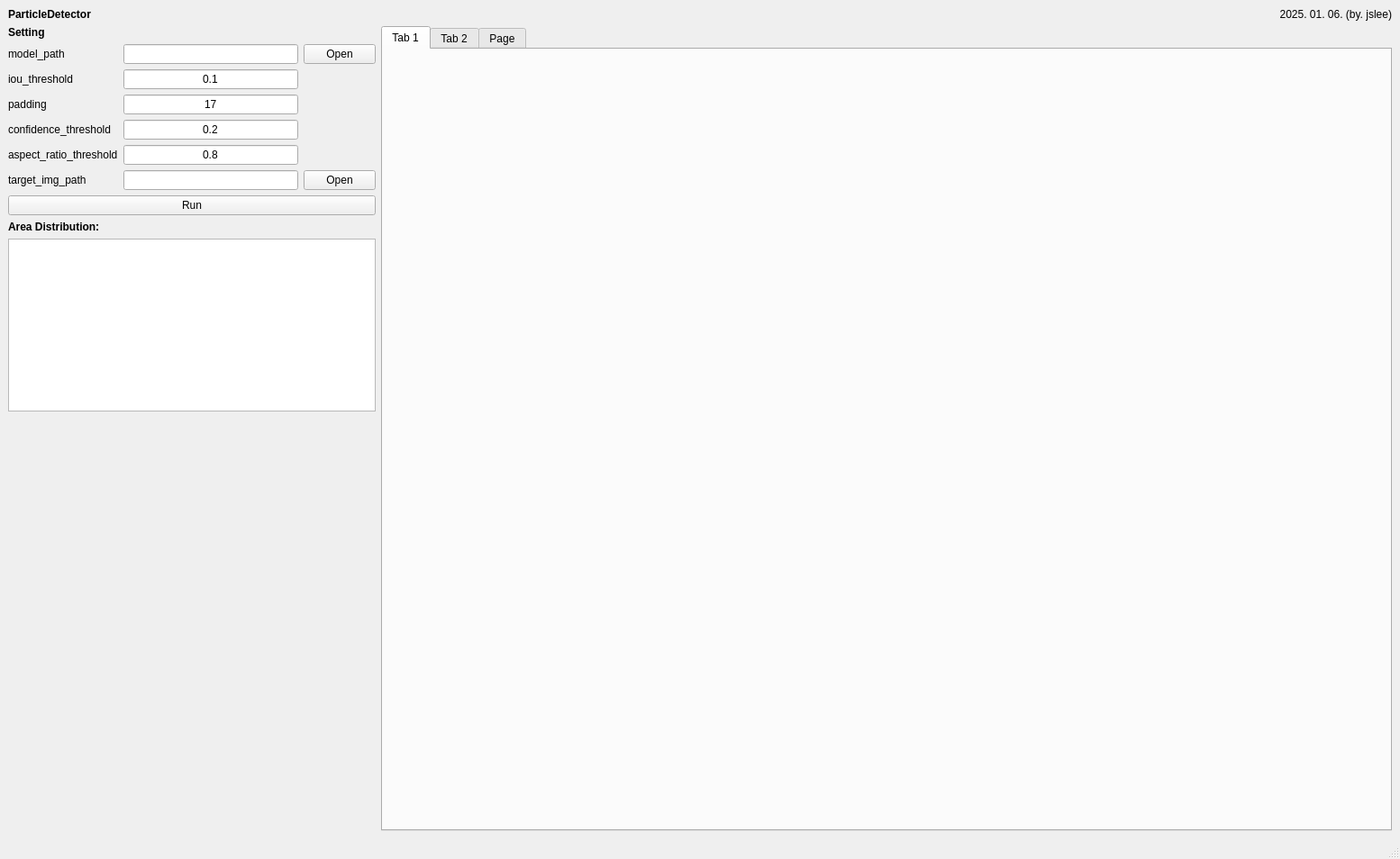
<?xml version="1.0" encoding="UTF-8"?>
<ui version="4.0">
 <class>MainWindow</class>
 <widget class="QMainWindow" name="MainWindow">
  <property name="geometry">
   <rect>
    <x>0</x>
    <y>0</y>
    <width>1554</width>
    <height>954</height>
   </rect>
  </property>
  <property name="windowTitle">
   <string>MainWindow</string>
  </property>
  <widget class="QWidget" name="centralwidget">
   <layout class="QVBoxLayout" name="verticalLayout">
    <item>
     <layout class="QHBoxLayout" name="horizontalLayout_2">
      <property name="topMargin">
       <number>0</number>
      </property>
      <item>
       <widget class="QLabel" name="label">
        <property name="text">
         <string>&lt;html&gt;&lt;head/&gt;&lt;body&gt;&lt;p&gt;&lt;span style=&quot; font-weight:600;&quot;&gt;ParticleDetector&lt;/span&gt;&lt;/p&gt;&lt;/body&gt;&lt;/html&gt;</string>
        </property>
       </widget>
      </item>
      <item>
       <widget class="QLabel" name="label_12">
        <property name="text">
         <string>2025. 01. 06. (by. jslee)</string>
        </property>
        <property name="alignment">
         <set>Qt::AlignRight|Qt::AlignTrailing|Qt::AlignVCenter</set>
        </property>
       </widget>
      </item>
     </layout>
    </item>
    <item>
     <layout class="QHBoxLayout" name="horizontalLayout">
      <item>
       <layout class="QVBoxLayout" name="verticalLayout_2">
        <property name="bottomMargin">
         <number>0</number>
        </property>
        <item>
         <widget class="QLabel" name="label_2">
          <property name="text">
           <string>&lt;html&gt;&lt;head/&gt;&lt;body&gt;&lt;p&gt;&lt;span style=&quot; font-weight:600;&quot;&gt;Setting&lt;/span&gt;&lt;/p&gt;&lt;/body&gt;&lt;/html&gt;</string>
          </property>
         </widget>
        </item>
        <item>
         <layout class="QGridLayout" name="gridLayout">
          <item row="0" column="0">
           <widget class="QLabel" name="label_3">
            <property name="text">
             <string>model_path</string>
            </property>
           </widget>
          </item>
          <item row="1" column="0">
           <widget class="QLabel" name="label_4">
            <property name="text">
             <string>iou_threshold</string>
            </property>
           </widget>
          </item>
          <item row="2" column="0">
           <widget class="QLabel" name="label_5">
            <property name="text">
             <string>padding</string>
            </property>
           </widget>
          </item>
          <item row="3" column="0">
           <widget class="QLabel" name="label_6">
            <property name="text">
             <string>confidence_threshold</string>
            </property>
           </widget>
          </item>
          <item row="4" column="0">
           <widget class="QLabel" name="label_7">
            <property name="text">
             <string>aspect_ratio_threshold</string>
            </property>
           </widget>
          </item>
          <item row="5" column="0">
           <widget class="QLabel" name="label_8">
            <property name="text">
             <string>target_img_path</string>
            </property>
           </widget>
          </item>
          <item row="0" column="1">
           <widget class="QLineEdit" name="lineEdit"/>
          </item>
          <item row="1" column="1">
           <widget class="QLineEdit" name="lineEdit_2">
            <property name="text">
             <string>0.1</string>
            </property>
            <property name="alignment">
             <set>Qt::AlignCenter</set>
            </property>
           </widget>
          </item>
          <item row="2" column="1">
           <widget class="QLineEdit" name="lineEdit_3">
            <property name="text">
             <string>17</string>
            </property>
            <property name="alignment">
             <set>Qt::AlignCenter</set>
            </property>
           </widget>
          </item>
          <item row="3" column="1">
           <widget class="QLineEdit" name="lineEdit_4">
            <property name="text">
             <string>0.2</string>
            </property>
            <property name="alignment">
             <set>Qt::AlignCenter</set>
            </property>
           </widget>
          </item>
          <item row="4" column="1">
           <widget class="QLineEdit" name="lineEdit_5">
            <property name="text">
             <string>0.8</string>
            </property>
            <property name="alignment">
             <set>Qt::AlignCenter</set>
            </property>
           </widget>
          </item>
          <item row="5" column="1">
           <widget class="QLineEdit" name="lineEdit_6"/>
          </item>
          <item row="0" column="2">
           <widget class="QPushButton" name="pushButton">
            <property name="text">
             <string>Open</string>
            </property>
           </widget>
          </item>
          <item row="5" column="2">
           <widget class="QPushButton" name="pushButton_2">
            <property name="text">
             <string>Open</string>
            </property>
           </widget>
          </item>
         </layout>
        </item>
        <item>
         <widget class="QPushButton" name="pushButton_3">
          <property name="text">
           <string>Run</string>
          </property>
         </widget>
        </item>
        <item>
         <widget class="QLabel" name="label_13">
          <property name="text">
           <string>&lt;html&gt;&lt;head/&gt;&lt;body&gt;&lt;p&gt;&lt;span style=&quot; font-weight:600;&quot;&gt;Area Distribution:&lt;/span&gt;&lt;/p&gt;&lt;/body&gt;&lt;/html&gt;</string>
          </property>
         </widget>
        </item>
        <item>
         <widget class="QTableView" name="tableView">
          <property name="sizePolicy">
           <sizepolicy hsizetype="Preferred" vsizetype="Preferred">
            <horstretch>0</horstretch>
            <verstretch>0</verstretch>
           </sizepolicy>
          </property>
         </widget>
        </item>
        <item>
         <spacer name="verticalSpacer">
          <property name="orientation">
           <enum>Qt::Vertical</enum>
          </property>
          <property name="sizeHint" stdset="0">
           <size>
            <width>20</width>
            <height>40</height>
           </size>
          </property>
         </spacer>
        </item>
       </layout>
      </item>
      <item>
       <layout class="QVBoxLayout" name="verticalLayout_3">
        <item>
         <widget class="QTabWidget" name="tabWidget">
          <property name="maximumSize">
           <size>
            <width>16777215</width>
            <height>16777215</height>
           </size>
          </property>
          <property name="currentIndex">
           <number>0</number>
          </property>
          <widget class="QWidget" name="tab_3">
           <attribute name="title">
            <string>Tab 1</string>
           </attribute>
           <layout class="QVBoxLayout" name="verticalLayout_4">
            <item>
             <widget class="QLabel" name="img_label">
              <property name="sizePolicy">
               <sizepolicy hsizetype="Fixed" vsizetype="Fixed">
                <horstretch>0</horstretch>
                <verstretch>0</verstretch>
               </sizepolicy>
              </property>
              <property name="minimumSize">
               <size>
                <width>1100</width>
                <height>825</height>
               </size>
              </property>
              <property name="maximumSize">
               <size>
                <width>1100</width>
                <height>825</height>
               </size>
              </property>
              <property name="text">
               <string/>
              </property>
             </widget>
            </item>
           </layout>
          </widget>
          <widget class="QWidget" name="tab_4">
           <attribute name="title">
            <string>Tab 2</string>
           </attribute>
           <layout class="QVBoxLayout" name="verticalLayout_5">
            <item>
             <widget class="QLabel" name="img_label_2">
              <property name="sizePolicy">
               <sizepolicy hsizetype="Fixed" vsizetype="Fixed">
                <horstretch>0</horstretch>
                <verstretch>0</verstretch>
               </sizepolicy>
              </property>
              <property name="minimumSize">
               <size>
                <width>1100</width>
                <height>825</height>
               </size>
              </property>
              <property name="maximumSize">
               <size>
                <width>1100</width>
                <height>825</height>
               </size>
              </property>
              <property name="text">
               <string/>
              </property>
             </widget>
            </item>
           </layout>
          </widget>
          <widget class="QWidget" name="tab_5">
           <attribute name="title">
            <string>Page</string>
           </attribute>
           <layout class="QVBoxLayout" name="verticalLayout_6">
            <item>
             <widget class="QLabel" name="img_label_3">
              <property name="sizePolicy">
               <sizepolicy hsizetype="Fixed" vsizetype="Fixed">
                <horstretch>0</horstretch>
                <verstretch>0</verstretch>
               </sizepolicy>
              </property>
              <property name="minimumSize">
               <size>
                <width>1100</width>
                <height>825</height>
               </size>
              </property>
              <property name="maximumSize">
               <size>
                <width>1100</width>
                <height>825</height>
               </size>
              </property>
              <property name="text">
               <string/>
              </property>
             </widget>
            </item>
           </layout>
          </widget>
         </widget>
        </item>
       </layout>
      </item>
     </layout>
    </item>
   </layout>
  </widget>
  <widget class="QMenuBar" name="menubar">
   <property name="geometry">
    <rect>
     <x>0</x>
     <y>0</y>
     <width>1554</width>
     <height>21</height>
    </rect>
   </property>
  </widget>
  <widget class="QStatusBar" name="statusbar"/>
 </widget>
 <resources/>
 <connections/>
</ui>
